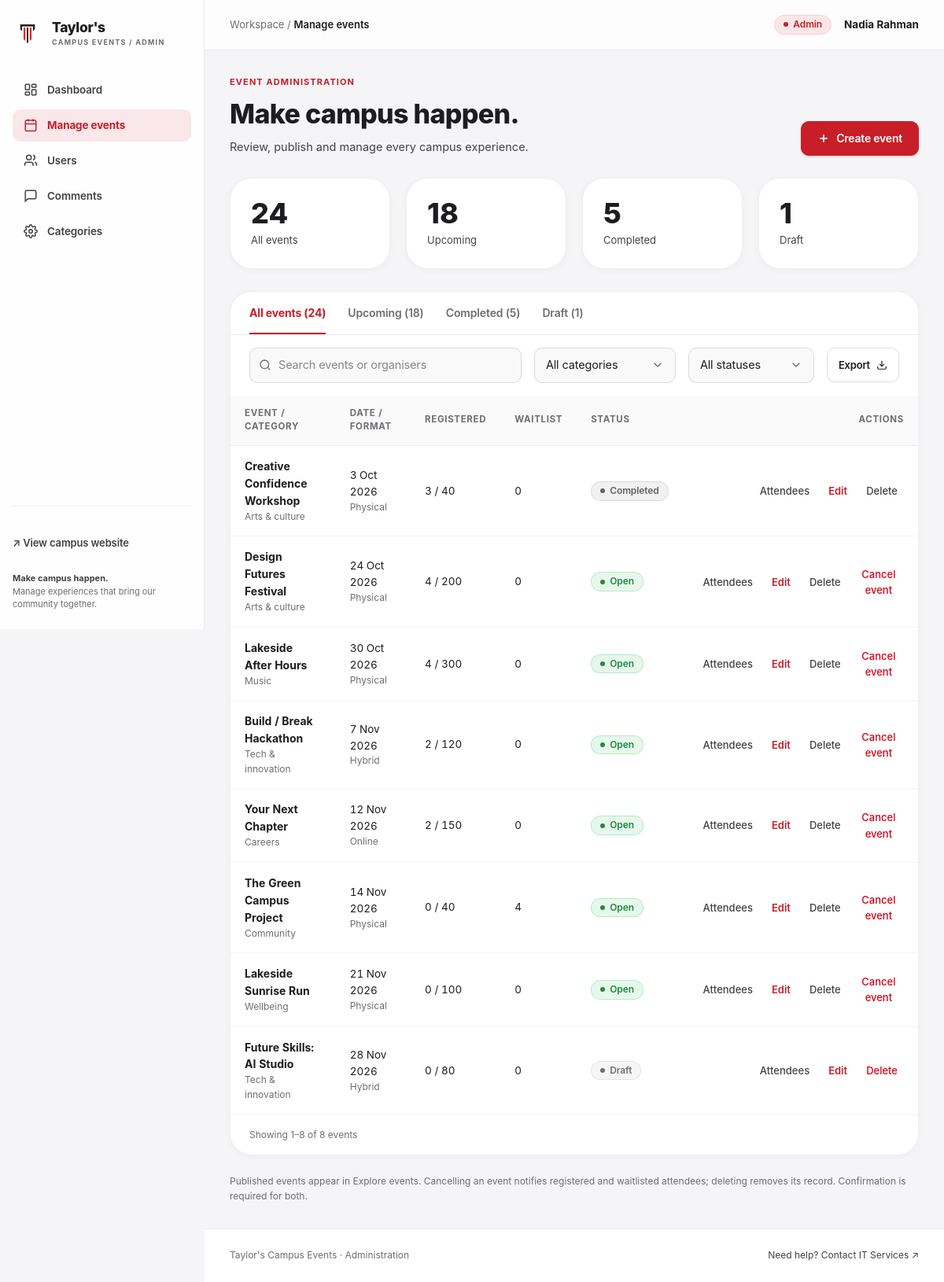
/admin/events.php (signed in), run on the app's committed database.
### tables this page shows
CREATE TABLE IF NOT EXISTS `users` (
  `id` INT AUTO_INCREMENT PRIMARY KEY,
  `name` VARCHAR(100) NOT NULL,
  `preferred_name` VARCHAR(100) NULL,
  `email` VARCHAR(150) NOT NULL UNIQUE,
  `password_hash` VARCHAR(255) NOT NULL,
  `role` ENUM('user', 'admin') NOT NULL DEFAULT 'user',
  `status` ENUM('active', 'suspended') NOT NULL DEFAULT 'active',
  `avatar` VARCHAR(255) NULL,
  `phone` VARCHAR(30) NULL,
  `faculty` VARCHAR(150) NULL,
  `created_at` TIMESTAMP DEFAULT CURRENT_TIMESTAMP
);

CREATE TABLE IF NOT EXISTS `events` (
  `id` INT AUTO_INCREMENT PRIMARY KEY,
  `title` VARCHAR(200) NOT NULL,
  `description` TEXT NOT NULL,
  `category_id` INT NOT NULL,
  `event_date` DATE NOT NULL,
  `start_time` TIME NOT NULL,
  `end_time` TIME NOT NULL,
  `format` ENUM('physical', 'online', 'hybrid') NOT NULL DEFAULT 'physical',
  `venue` VARCHAR(255) NULL,
  `online_link` VARCHAR(255) NULL,
  `capacity` INT NOT NULL DEFAULT 50,
  `poster_path` VARCHAR(255) NULL,
  `poster_theme` VARCHAR(50) DEFAULT 'purple',
  `status` ENUM('draft', 'published', 'cancelled', 'completed') NOT NULL DEFAULT 'published',
  `allow_waitlist` TINYINT(1) NOT NULL DEFAULT 1,
  `organiser_name` VARCHAR(150) NOT NULL DEFAULT "Taylor's University",
  `organiser_email` VARCHAR(150) NULL,
  `cancellation_reason` VARCHAR(255) NULL,
  `created_by` INT NOT NULL,
  `created_at` TIMESTAMP DEFAULT CURRENT_TIMESTAMP,
  `updated_at` TIMESTAMP DEFAULT CURRENT_TIMESTAMP ON UPDATE CURRENT_TIMESTAMP,
  CONSTRAINT `fk_events_category` FOREIGN KEY (`category_id`) REFERENCES `categories` (`id`) ON DELETE CASCADE,
  CONSTRAINT `fk_events_creator` FOREIGN KEY (`created_by`) REFERENCES `users` (`id`) ON DELETE CASCADE
);

CREATE TABLE IF NOT EXISTS `categories` (
  `id` INT AUTO_INCREMENT PRIMARY KEY,
  `name` VARCHAR(100) NOT NULL UNIQUE,
  `slug` VARCHAR(100) NOT NULL UNIQUE,
  `icon` VARCHAR(50) DEFAULT 'calendar'
);

### includes/auth.php (called while the page is built, shortened)
<?php
function is_logged_in(): bool {
    return !empty($_SESSION['user_id']);
}
function current_user(): ?array {
    $db = get_db_connection();
    $stmt = $db->prepare("SELECT id, name, preferred_name, email, role, status, avatar, phone, faculty, created_at FROM users WHERE id = :id LIMIT 1");
    $stmt->execute([':id' => $_SESSION['user_id']]);
    $user = $stmt->fetch();
    return $user;
}
function require_login(?string $redirect = null): array {
    $user = current_user();
    return $user;
}
function require_admin(): array {
    $user = require_login();
    return $user;
}

### admin/events.php (the view, shortened to what this page needs)
<?php
$admin_breadcrumb = "Manage events";
require_once __DIR__ . '/sidebar.php';
$db = get_db_connection();
$tab = $_GET['tab'] ?? 'all';
$search = trim($_GET['q'] ?? '');
$where = ["1=1"];
$params = [];
$where_clause = implode(" AND ", $where);
$stmt = $db->prepare("
    SELECT e.*, c.name as category_name
    FROM events e
    JOIN categories c ON e.category_id = c.id
    WHERE {$where_clause}
    ORDER BY e.event_date ASC
");
$stmt->execute($params);
$events = $stmt->fetchAll();
?>
<div style="display:flex; align-items:flex-end; justify-content:space-between; margin-bottom: 28px;">
    <div>
        <div style="font-size: 11px; font-weight: 700; color: var(--color-primary); letter-spacing: 0.1em; text-transform: uppercase; margin-bottom: 6px;">
            EVENT ADMINISTRATION
        </div>
        <h1 style="font-size: 34px; font-weight: 800; letter-spacing: -0.02em; margin-bottom: 4px;">
            Make campus happen.
        </h1>
        <p style="font-size: 14.5px; color: var(--text-secondary);">
            Review, publish and manage every campus experience.
        </p>
    </div>
    <a href="<?= APP_BASE_PATH ?>/admin/event-edit.php" class="btn-primary" style="padding: 10px 20px; font-size: 14px;">
        <svg width="16" height="16" fill="none" stroke="currentColor" stroke-width="2.5" viewBox="0 0 24 24"><line x1="12" y1="5" x2="12" y2="19"/><line x1="5" y1="12" x2="19" y2="12"/></svg>
        Create event
    </a>
</div>
<div class="admin-metrics-grid">
    <div class="info-card-box" style="margin-bottom:0;">
        <div style="font-size: 36px; font-weight: 800; line-height: 1; margin-bottom: 6px;">24</div>
        <div style="font-size: 13px; color: var(--text-secondary);">All events</div>
    </div>
    <div class="info-card-box" style="margin-bottom:0;">
        <div style="font-size: 36px; font-weight: 800; line-height: 1; margin-bottom: 6px;">18</div>
        <div style="font-size: 13px; color: var(--text-secondary);">Upcoming</div>
    </div>
    <div class="info-card-box" style="margin-bottom:0;">
        <div style="font-size: 36px; font-weight: 800; line-height: 1; margin-bottom: 6px;">5</div>
        <div style="font-size: 13px; color: var(--text-secondary);">Completed</div>
    </div>
    <div class="info-card-box" style="margin-bottom:0;">
        <div style="font-size: 36px; font-weight: 800; line-height: 1; margin-bottom: 6px;">1</div>
        <div style="font-size: 13px; color: var(--text-secondary);">Draft</div>
    </div>
</div>
<div class="info-card-box" style="padding:0; overflow:hidden;">
    <div style="padding: 16px 24px 0 24px; border-bottom: 1px solid var(--border-light); display:flex; gap:28px;">
        <a href="?tab=all" class="tab-item <?= $tab === 'all' ? 'active' : '' ?>">All events (24)</a>
        <a href="?tab=upcoming" class="tab-item <?= $tab === 'upcoming' ? 'active' : '' ?>">Upcoming (18)</a>
        <a href="?tab=completed" class="tab-item <?= $tab === 'completed' ? 'active' : '' ?>">Completed (5)</a>
        <a href="?tab=draft" class="tab-item <?= $tab === 'draft' ? 'active' : '' ?>">Draft (1)</a>
    </div>
    <form method="GET" action="<?= APP_BASE_PATH ?>/admin/events.php" style="padding: 16px 24px; display:flex; gap:16px; align-items:center;">
        <div style="flex-grow:1; position:relative; display:flex; align-items:center;">
            <svg style="position:absolute; left:12px; width:16px; height:16px; color:var(--text-muted);" fill="none" stroke="currentColor" stroke-width="2" viewBox="0 0 24 24"><circle cx="11" cy="11" r="8"/><path d="m21 21-4.3-4.3"/></svg>
            <input type="text" name="q" value="<?= e($search) ?>" placeholder="Search events or organisers" class="form-input" style="padding-left:36px;">
        </div>
        <select name="category_id" class="form-select" style="width:180px;" onchange="this.form.submit()">
            <option value="">All categories</option>
        </select>
        <select name="status" class="form-select" style="width:160px;" onchange="this.form.submit()">
            <option value="">All statuses</option>
        </select>
        <a href="<?= APP_BASE_PATH ?>/admin/attendees.php?export=all" class="btn-secondary" style="font-size:13px; padding:9px 14px;">
            Export
            <svg width="14" height="14" fill="none" stroke="currentColor" stroke-width="2" viewBox="0 0 24 24"><path d="M21 15v4a2 2 0 0 1-2 2H5a2 2 0 0 1-2-2v-4"/><polyline points="7 10 12 15 17 10"/><line x1="12" y1="15" x2="12" y2="3"/></svg>
        </a>
    </form>
    <table class="data-table">
        <thead>
            <tr>
                <th>EVENT / CATEGORY</th>
                <th>DATE / FORMAT</th>
                <th>REGISTERED</th>
                <th>WAITLIST</th>
                <th>STATUS</th>
                <th style="text-align:right;">ACTIONS</th>
            </tr>
        </thead>
        <tbody>
            <?php foreach ($events as $ev):
                $seats = get_event_seat_info((int)$ev['id']);
                $badge_class = 'badge-open';
                $badge_text = 'Open';
                if ($ev['status'] === 'draft') {
                    $badge_class = 'badge-draft';
                    $badge_text = 'Draft';
                } elseif ($ev['status'] === 'completed') {
                    $badge_class = 'badge-completed';
                    $badge_text = 'Completed';
                } elseif ($ev['status'] === 'cancelled') {
                    $badge_class = 'badge-full';
                    $badge_text = 'Cancelled';
                } elseif ($seats['is_full']) {
                    $badge_class = 'badge-full';
                    $badge_text = 'Full';
                }
            ?>
                <tr>
                    <td>
                        <strong style="font-size:14px;"><?= e($ev['title']) ?></strong>
                        <div style="font-size:12px; color:var(--text-muted);"><?= e($ev['category_name']) ?></div>
                    </td>
                    <td>
                        <div><?= e(format_event_date($ev['event_date'])) ?></div>
                        <div style="font-size:12px; color:var(--text-muted);"><?= e(ucfirst($ev['format'])) ?></div>
                    </td>
                    <td>
                        <?= e($seats['confirmed']) ?> / <?= e($seats['capacity']) ?>
                    </td>
                    <td>
                        <?= e($seats['waitlisted']) ?>
                    </td>
                    <td>
                        <span class="badge <?= $badge_class ?>"><?= $badge_text ?></span>
                    </td>
                    <td style="text-align:right;">
                        <div style="display:inline-flex; align-items:center; gap:8px;">
                            <a href="<?= APP_BASE_PATH ?>/admin/attendees.php?id=<?= $ev['id'] ?>" class="action-btn-link">Attendees</a>
                            <a href="<?= APP_BASE_PATH ?>/admin/event-edit.php?id=<?= $ev['id'] ?>" class="action-btn-link" style="color:var(--color-primary); font-weight:600;">Edit</a>
                            <button type="button" class="action-btn-link <?= $ev['status'] === 'draft' ? 'action-btn-danger' : '' ?>"
                                    onclick="openDeleteModal(<?= $ev['id'] ?>, '<?= e(addslashes($ev['title'])) ?>')">
                                Delete
                            </button>
                            <?php if ($ev['status'] === 'published'): ?>
                                <button type="button" class="action-btn-danger"
                                        onclick="openCancelModal(<?= $ev['id'] ?>, '<?= e(addslashes($ev['title'])) ?>')">
                                    Cancel event
                                </button>
                            <?php endif; ?>
                        </div>
                    </td>
                </tr>
            <?php endforeach; ?>
        </tbody>
    </table>
    <div style="padding:16px 24px; font-size:12px; color:var(--text-muted); border-top:1px solid var(--border-subtle); display:flex; justify-content:space-between; align-items:center;">
        <span>Showing 1–<?= count($events) ?> of <?= count($events) ?> events</span>
    </div>
</div>
<div style="font-size:12px; color:var(--text-muted); margin-top:16px;">
    Published events appear in Explore events. Cancelling an event notifies registered and waitlisted attendees; deleting removes its record. Confirmation is required for both.
</div>
<?php require_once __DIR__ . '/footer.php'; ?>

### admin/sidebar.php (shortened to what this page needs)
<?php
require_once __DIR__ . '/../includes/auth.php';
require_once __DIR__ . '/../includes/helpers.php';
$admin_user = require_admin();
$current_admin_page = basename($_SERVER['PHP_SELF']);
?>
<!DOCTYPE html>
<html lang="en">
<head>
    <link rel="stylesheet" href="<?= APP_BASE_PATH ?>/assets/css/style.css">
    <link rel="stylesheet" href="<?= APP_BASE_PATH ?>/assets/css/admin.css">
</head>
<body style="background:var(--bg-page);">
<div class="admin-shell">
    <aside class="admin-sidebar" aria-label="Admin Sidebar">
        <a href="<?= APP_BASE_PATH ?>/admin/index.php" class="brand-group">
            <?= get_site_logo_html() ?>
            <div class="brand-text">
                <span class="brand-title">Taylor's</span>
                <span class="brand-subtitle">CAMPUS EVENTS / ADMIN</span>
            </div>
        </a>
        <nav class="admin-nav" aria-label="Admin Navigation">
            <a href="<?= APP_BASE_PATH ?>/admin/index.php" class="admin-nav-item <?= in_array($current_admin_page, ['index.php', 'dashboard.php']) ? 'active' : '' ?>">
                <svg width="18" height="18" fill="none" stroke="currentColor" stroke-width="2" viewBox="0 0 24 24"><rect width="7" height="9" x="3" y="3" rx="1"/><rect width="7" height="5" x="14" y="3" rx="1"/><rect width="7" height="9" x="14" y="12" rx="1"/><rect width="7" height="5" x="3" y="16" rx="1"/></svg>
                Dashboard
            </a>
            <a href="<?= APP_BASE_PATH ?>/admin/events.php" class="admin-nav-item <?= in_array($current_admin_page, ['events.php', 'event-edit.php', 'attendees.php']) ? 'active' : '' ?>">
                <svg width="18" height="18" fill="none" stroke="currentColor" stroke-width="2" viewBox="0 0 24 24"><rect width="18" height="18" x="3" y="4" rx="2" ry="2"/><line x1="16" x2="16" y1="2" y2="6"/><line x1="8" x2="8" y1="2" y2="6"/><line x1="3" x2="21" y1="10" y2="10"/></svg>
                Manage events
            </a>
            <a href="<?= APP_BASE_PATH ?>/admin/users.php" class="admin-nav-item <?= $current_admin_page === 'users.php' ? 'active' : '' ?>">
                <svg width="18" height="18" fill="none" stroke="currentColor" stroke-width="2" viewBox="0 0 24 24"><path d="M16 21v-2a4 4 0 0 0-4-4H6a4 4 0 0 0-4 4v2"/><circle cx="9" cy="7" r="4"/><path d="M22 21v-2a4 4 0 0 0-3-3.87"/><path d="M16 3.13a4 4 0 0 1 0 7.75"/></svg>
                Users
            </a>
            <a href="<?= APP_BASE_PATH ?>/admin/comments.php" class="admin-nav-item <?= $current_admin_page === 'comments.php' ? 'active' : '' ?>">
                <svg width="18" height="18" fill="none" stroke="currentColor" stroke-width="2" viewBox="0 0 24 24"><path d="M21 15a2 2 0 0 1-2 2H7l-4 4V5a2 2 0 0 1 2-2h14a2 2 0 0 1 2 2z"/></svg>
                Comments
            </a>
            <a href="<?= APP_BASE_PATH ?>/admin/categories.php" class="admin-nav-item <?= $current_admin_page === 'categories.php' ? 'active' : '' ?>">
                Categories
            </a>
        </nav>
        <div class="admin-sidebar-bottom">
            <a href="<?= APP_BASE_PATH ?>/events.php" class="btn-link" style="font-size:13px; color:var(--text-secondary); display:flex; align-items:center; gap:6px; padding:0; margin-bottom:16px;">
                <span>↗ View campus website</span>
            </a>
            <div style="font-size: 11px; color: var(--text-muted); line-height: 1.4;">
                <strong style="color:var(--text-secondary); display:block; margin-bottom:2px;">Make campus happen.</strong>
                Manage experiences that bring our community together.
            </div>
        </div>
    </aside>
    <div class="admin-main">
        <header class="admin-topbar">
            <div style="display:flex; align-items:center; gap:12px;">
                <div style="font-size: 13px; color: var(--text-muted);">
                    Workspace / <span style="color:var(--text-main); font-weight:600;"><?= e($admin_breadcrumb ?? 'Dashboard') ?></span>
                </div>
            </div>
            <div style="display:flex; align-items:center; gap:16px;">
                <span class="badge badge-admin">Admin</span>
                <div style="font-size:13.5px; font-weight:700; color:var(--text-main);">
                    <?= e($admin_user['name']) ?>
                </div>
            </div>
        </header>
        <div class="admin-content-inner">

### data on the page
users: name "Nadia Rahman"
events: title "Creative Confidence Workshop", category.name "Arts & culture", event_date "3 Oct 2026", format "Physical", confirmed "3", capacity "40", waitlisted "0", status "Completed"
events: title "Design Futures Festival", category.name "Arts & culture", event_date "24 Oct 2026", format "Physical", confirmed "4", capacity "200", waitlisted "0", badge_text "Open"
events: title "Lakeside After Hours", category.name "Music", event_date "30 Oct 2026", format "Physical", confirmed "4", capacity "300", waitlisted "0", badge_text "Open"
events: title "Build / Break Hackathon", category.name "Tech & innovation", event_date "7 Nov 2026", format "Hybrid", confirmed "2", capacity "120", waitlisted "0", badge_text "Open"
events: title "Your Next Chapter", category.name "Careers", event_date "12 Nov 2026", format "Online", confirmed "2", capacity "150", waitlisted "0", badge_text "Open"
events: title "The Green Campus Project", category.name "Community", event_date "14 Nov 2026", format "Physical", confirmed "0", capacity "40", waitlisted "4", badge_text "Open"
events: title "Lakeside Sunrise Run", category.name "Wellbeing", event_date "21 Nov 2026", format "Physical", confirmed "0", capacity "100", waitlisted "0", badge_text "Open"
events: title "Future Skills: AI Studio", category.name "Tech & innovation", event_date "28 Nov 2026", format "Hybrid", confirmed "0", capacity "80", waitlisted "0", status "Draft"

### other printed values
$admin_breadcrumb "Manage events"
count($events) "8"
